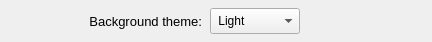
              <widget class="QFrame" name="frame_background_color_2">
               <property name="minimumSize">
                <size>
                 <width>320</width>
                 <height>42</height>
                </size>
               </property>
               <property name="maximumSize">
                <size>
                 <width>500</width>
                 <height>42</height>
                </size>
               </property>
               <property name="frameShape">
                <enum>QFrame::NoFrame</enum>
               </property>
               <property name="frameShadow">
                <enum>QFrame::Raised</enum>
               </property>
               <layout class="QGridLayout" name="gridLayout_20">
                <property name="leftMargin">
                 <number>4</number>
                </property>
                <property name="topMargin">
                 <number>4</number>
                </property>
                <property name="rightMargin">
                 <number>4</number>
                </property>
                <property name="bottomMargin">
                 <number>4</number>
                </property>
                <property name="horizontalSpacing">
                 <number>8</number>
                </property>
                <property name="verticalSpacing">
                 <number>4</number>
                </property>
                <item row="0" column="0">
                 <widget class="QFrame" name="frame_15">
                  <property name="minimumSize">
                   <size>
                    <width>30</width>
                    <height>0</height>
                   </size>
                  </property>
                  <property name="frameShape">
                   <enum>QFrame::NoFrame</enum>
                  </property>
                  <property name="frameShadow">
                   <enum>QFrame::Raised</enum>
                  </property>
                  <layout class="QGridLayout" name="gridLayout_6">
                   <property name="leftMargin">
                    <number>0</number>
                   </property>
                   <property name="topMargin">
                    <number>0</number>
                   </property>
                   <property name="rightMargin">
                    <number>0</number>
                   </property>
                   <property name="bottomMargin">
                    <number>0</number>
                   </property>
                   <property name="spacing">
                    <number>0</number>
                   </property>
                  </layout>
                 </widget>
                </item>
                <item row="0" column="1">
                 <widget class="QLabel" name="label_11">
                  <property name="minimumSize">
                   <size>
                    <width>160</width>
                    <height>32</height>
                   </size>
                  </property>
                  <property name="maximumSize">
                   <size>
                    <width>160</width>
                    <height>32</height>
                   </size>
                  </property>
                  <property name="font">
                   <font>
                    <pointsize>10</pointsize>
                    <weight>50</weight>
                    <bold>false</bold>
                   </font>
                  </property>
                  <property name="frameShape">
                   <enum>QFrame::NoFrame</enum>
                  </property>
                  <property name="frameShadow">
                   <enum>QFrame::Raised</enum>
                  </property>
                  <property name="text">
                   <string>Background theme:</string>
                  </property>
                  <property name="alignment">
                   <set>Qt::AlignRight|Qt::AlignTrailing|Qt::AlignVCenter</set>
                  </property>
                 </widget>
                </item>
                <item row="0" column="4">
                 <spacer name="horizontalSpacer_5">
                  <property name="orientation">
                   <enum>Qt::Horizontal</enum>
                  </property>
                  <property name="sizeHint" stdset="0">
                   <size>
                    <width>40</width>
                    <height>20</height>
                   </size>
                  </property>
                 </spacer>
                </item>
                <item row="0" column="2">
                 <widget class="QComboBox" name="comboBox_background_theme">
                  <property name="minimumSize">
                   <size>
                    <width>90</width>
                    <height>26</height>
                   </size>
                  </property>
                  <property name="maximumSize">
                   <size>
                    <width>90</width>
                    <height>26</height>
                   </size>
                  </property>
                  <item>
                   <property name="text">
                    <string> Light</string>
                   </property>
                  </item>
                  <item>
                   <property name="text">
                    <string> Dark</string>
                   </property>
                  </item>
                  <item>
                   <property name="text">
                    <string> None</string>
                   </property>
                  </item>
                 </widget>
                </item>
                <item row="0" column="3">
                 <widget class="QFrame" name="frame_18">
                  <property name="minimumSize">
                   <size>
                    <width>80</width>
                    <height>26</height>
                   </size>
                  </property>
                  <property name="maximumSize">
                   <size>
                    <width>80</width>
                    <height>26</height>
                   </size>
                  </property>
                  <property name="frameShape">
                   <enum>QFrame::NoFrame</enum>
                  </property>
                  <property name="frameShadow">
                   <enum>QFrame::Raised</enum>
                  </property>
                 </widget>
                </item>
               </layout>
              </widget>
